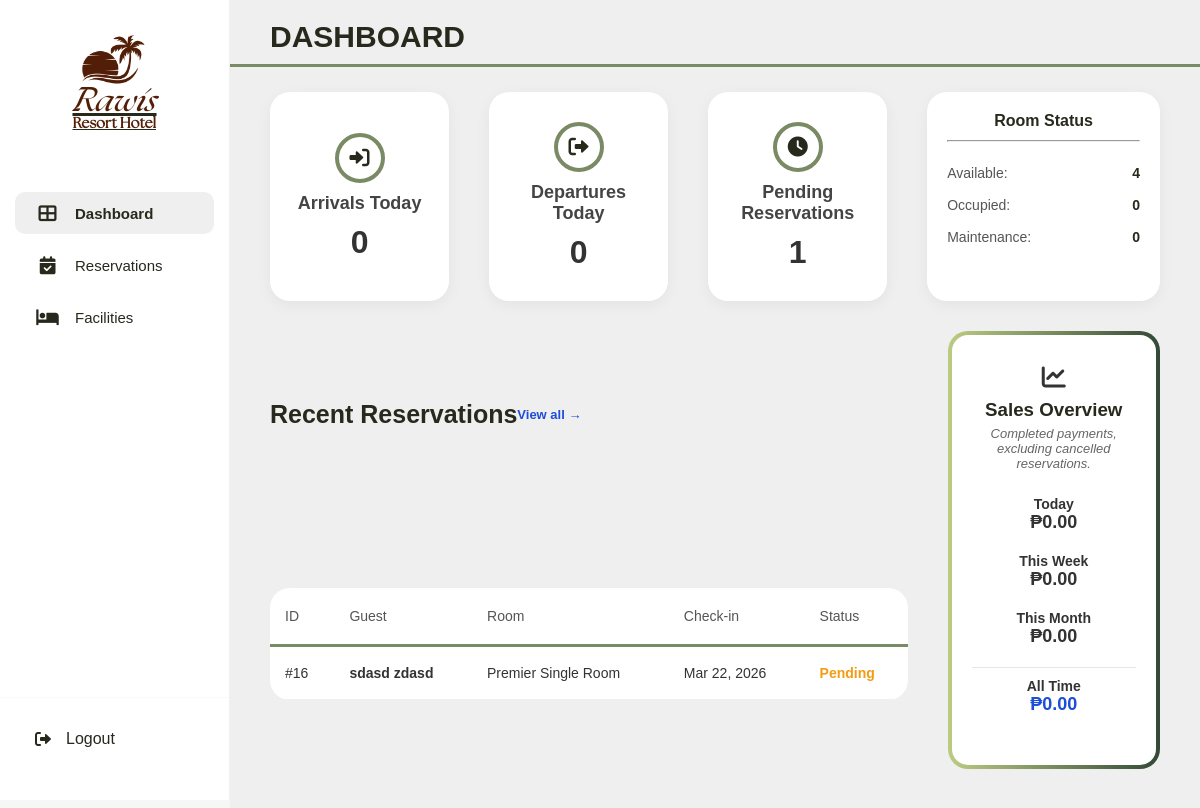
Page /admin/dashboard.php (signed in) on the committed database.
### tables this page shows
CREATE TABLE `reservations` (
  `reservation_id` int(11) NOT NULL AUTO_INCREMENT,
  `guest_id` int(10) unsigned NOT NULL,
  `room_id` int(11) NOT NULL,
  `check_in_date` date NOT NULL,
  `check_out_date` date NOT NULL,
  `num_guests` int(11) NOT NULL,
  `reservation_status` enum('Pending','Confirmed','Cancelled','Completed') DEFAULT 'Pending',
  `extra_requests` text DEFAULT NULL,
  `created_at` timestamp NULL DEFAULT current_timestamp(),
  `extra_guests` int(11) NOT NULL DEFAULT 0,
  `extra_beds` int(11) NOT NULL DEFAULT 0,
  PRIMARY KEY (`reservation_id`),
  KEY `guest_id` (`guest_id`),
  KEY `room_id` (`room_id`),
  CONSTRAINT `reservations_ibfk_1` FOREIGN KEY (`guest_id`) REFERENCES `users` (`id`) ON DELETE CASCADE,
  CONSTRAINT `reservations_ibfk_2` FOREIGN KEY (`room_id`) REFERENCES `rooms` (`room_id`) ON DELETE CASCADE
);

CREATE TABLE `users` (
  `id` int(10) unsigned NOT NULL AUTO_INCREMENT,
  `username` varchar(150) NOT NULL,
  `password` varchar(255) NOT NULL,
  `first_name` varchar(255) DEFAULT NULL,
  `last_name` varchar(255) DEFAULT NULL,
  `phone_number` varchar(255) DEFAULT NULL,
  `created_at` timestamp NULL DEFAULT current_timestamp(),
  `role` enum('admin','guest') NOT NULL DEFAULT 'guest',
  PRIMARY KEY (`id`),
  UNIQUE KEY `username` (`username`)
);

CREATE TABLE `rooms` (
  `room_id` int(11) NOT NULL AUTO_INCREMENT,
  `room_number` varchar(20) NOT NULL,
  `room_type` varchar(50) NOT NULL,
  `max_capacity` int(11) NOT NULL,
  `price_per_night` decimal(10,2) NOT NULL,
  `room_status` varchar(20) NOT NULL,
  `image_path` text DEFAULT NULL,
  `extra_guest_fee` decimal(10,2) NOT NULL DEFAULT 0.00,
  `extra_bed_fee` decimal(10,2) NOT NULL DEFAULT 0.00,
  `num_bedrooms` int(11) NOT NULL DEFAULT 1,
  `num_beds` int(11) NOT NULL DEFAULT 1,
  `bed_type` varchar(50) NOT NULL DEFAULT 'Double',
  PRIMARY KEY (`room_id`),
  UNIQUE KEY `room_number` (`room_number`)
);

### admin/dashboard.php (the view, shortened to what this page needs)
<?php
require_once __DIR__ . "/../php/config.php";
$today = date('Y-m-d');
$arrivals_today = $conn->query("
    SELECT COUNT(*) AS c FROM reservations
    WHERE check_in_date = '$today'
    AND reservation_status = 'Confirmed'
")->fetch_assoc()["c"];
$departures_today = $conn->query("
    SELECT COUNT(*) AS c FROM reservations
    WHERE check_out_date = '$today'
    AND reservation_status IN ('Confirmed', 'Completed')
")->fetch_assoc()["c"];
$pending_count = $conn->query("
    SELECT COUNT(*) AS c FROM reservations WHERE reservation_status='Pending'
")->fetch_assoc()["c"];
$available_rooms = $conn->query("
    SELECT COUNT(*) AS c FROM rooms WHERE room_status='available'
")->fetch_assoc()["c"];
$occupied_rooms = $conn->query("
    SELECT COUNT(*) AS c FROM rooms WHERE room_status='occupied'
")->fetch_assoc()["c"];
$maintenance_rooms = $conn->query("
    SELECT COUNT(*) AS c FROM rooms WHERE room_status='maintenance'
")->fetch_assoc()["c"];
$sales_today = $conn->query("
    SELECT COALESCE(SUM(p.amount_paid), 0) AS t
    FROM payments p
    JOIN reservations r ON r.reservation_id = p.reservation_id
    WHERE DATE(p.payment_date) = '$today'
      AND p.payment_status = 'Completed'
      AND r.reservation_status != 'Cancelled'
")->fetch_assoc()["t"];
$sales_week = $conn->query("
    SELECT COALESCE(SUM(p.amount_paid), 0) AS t
    FROM payments p
    JOIN reservations r ON r.reservation_id = p.reservation_id
    WHERE p.payment_date >= DATE_SUB('$today', INTERVAL 7 DAY)
      AND p.payment_status = 'Completed'
      AND r.reservation_status != 'Cancelled'
")->fetch_assoc()["t"];
$sales_month = $conn->query("
    SELECT COALESCE(SUM(p.amount_paid), 0) AS t
    FROM payments p
    JOIN reservations r ON r.reservation_id = p.reservation_id
    WHERE YEAR(p.payment_date)  = YEAR('$today')
      AND MONTH(p.payment_date) = MONTH('$today')
      AND p.payment_status = 'Completed'
      AND r.reservation_status != 'Cancelled'
")->fetch_assoc()["t"];
$sales_all = $conn->query("
    SELECT COALESCE(SUM(p.amount_paid), 0) AS t
    FROM payments p
    JOIN reservations r ON r.reservation_id = p.reservation_id
    WHERE p.payment_status = 'Completed'
      AND r.reservation_status != 'Cancelled'
")->fetch_assoc()["t"];
$recent_res = $conn->query("
    SELECT r.reservation_id, u.first_name, u.last_name,
           rm.room_type, r.check_in_date, r.check_out_date, r.reservation_status
    FROM reservations r
    JOIN users u  ON r.guest_id = u.id
    JOIN rooms rm ON r.room_id  = rm.room_id
    ORDER BY r.created_at DESC
    LIMIT 5
");
?>
<!DOCTYPE html>
<html lang="en">
<head>
</head>
<body>
    <?php require_once __DIR__ . '/sidebar.php'; ?>
    <main class="main-content">
        <div class="section-title">
            <h1>DASHBOARD</h1>
            <hr class="header-line">
        </div>
        <div class="dashboard-grid">
            <div class="stat-card">
                <div class="stat-icon"><i class="fas fa-sign-in-alt"></i></div>
                <span class="stat-label">Arrivals Today</span>
                <span class="stat-value"><?= $arrivals_today; ?></span>
            </div>
            <div class="stat-card">
                <div class="stat-icon"><i class="fas fa-sign-out-alt"></i></div>
                <span class="stat-label">Departures Today</span>
                <span class="stat-value"><?= $departures_today; ?></span>
            </div>
            <div class="stat-card" style="cursor:pointer" onclick="window.location.href='reservation.php'">
                <div class="stat-icon"><i class="fas fa-clock"></i></div>
                <span class="stat-label">Pending Reservations</span>
                <span class="stat-value"><?= $pending_count; ?></span>
            </div>
            <div class="status-summary-card">
                <h3>Room Status</h3>
                <hr>
                <ul>
                    <li>
                        Available:
                        <strong>
                            <a href="rooms.php" style="color:inherit;text-decoration:none">
                                <?= $available_rooms; ?>
                            </a>
                        </strong>
                    </li>
                    <li>
                        Occupied:
                        <strong><?= $occupied_rooms; ?></strong>
                    </li>
                    <li>
                        Maintenance:
                        <strong><?= $maintenance_rooms; ?></strong>
                    </li>
                </ul>
            </div>
        </div>
        <div class="dashboard-lower-section">
            <div class="recent-res">
                <div style="display:flex;align-items:center;justify-content:space-between;margin-bottom:12px">
                    <h1 class="reservations-head">Recent Reservations</h1>
                    <a href="reservation.php"
                       style="font-size:13px;color:#1d4ed8;text-decoration:none;font-weight:600">
                        View all →
                    </a>
                </div>
                <table class="custom-table">
                    <thead>
                        <tr>
                            <th>ID</th>
                            <th>Guest</th>
                            <th>Room</th>
                            <th>Check-in</th>
                            <th>Status</th>
                        </tr>
                    </thead>
                    <tbody>
                        <?php while ($row = $recent_res->fetch_assoc()): ?>
                        <tr style="cursor:pointer" onclick="window.location.href='reservation.php'">
                            <td class="id-column">#<?= $row["reservation_id"]; ?></td>
                            <td class="bold-text"><?= htmlspecialchars($row["first_name"] . " " . $row["last_name"]); ?></td>
                            <td><?= htmlspecialchars($row["room_type"]); ?></td>
                            <td><?= date("M d, Y", strtotime($row["check_in_date"])); ?></td>
                            <td>
                                <span class="status-text <?= strtolower(str_replace(' ','-',$row["reservation_status"])); ?>">
                                    <?= $row["reservation_status"]; ?>
                                </span>
                            </td>
                        </tr>
                        <?php endwhile; ?>
                    </tbody>
                </table>
            </div>
            <div class="sales-overview-card">
                <div class="sales-header">
                    <i class="fas fa-chart-line"></i>
                    <h3>Sales Overview</h3>
                    <p>Completed payments, excluding cancelled reservations.</p>
                </div>
                <div class="sales-metrics">
                    <div class="metric">
                        <span>Today</span>
                        <strong>₱<?= number_format($sales_today, 2); ?></strong>
                    </div>
                    <div class="metric">
                        <span>This Week</span>
                        <strong>₱<?= number_format($sales_week, 2); ?></strong>
                    </div>
                    <div class="metric">
                        <span>This Month</span>
                        <strong>₱<?= number_format($sales_month, 2); ?></strong>
                    </div>
                    <div class="metric" style="border-top:1px solid #e5e7eb;padding-top:10px;margin-top:4px">
                        <span>All Time</span>
                        <strong style="color:#1d4ed8">₱<?= number_format($sales_all, 2); ?></strong>
                    </div>
                </div>
            </div>
        </div>
    </main>
</body>
</html>

### assets/css/admin.css (style rules this page uses)
* { margin: 0; padding: 0; box-sizing: border-box; font-family: 'Poppins', sans-serif; color: #28291d; }
body { padding-left: 230px; background-color: #f4f7f6; }
.main-content { padding: 40px; background-color: #efefef; min-height: 100vh; }
.section-title h1 { font-size: 30px; margin-bottom: 10px; margin-top: -20px; }
.header-line { border: none; height: 3px; background-color: #7a8a64; width: calc(100% + 80px); margin: 0 -40px 25px -40px; }
.dashboard-grid { display: grid; grid-template-columns: repeat(3, 1fr) 1.3fr; gap: 40px; margin-bottom: 30px; }
.stat-card { background: #fff; padding: 30px 20px; border-radius: 20px; text-align: center; box-shadow: 0 4px 15px rgba(0,0,0,0.05); display: flex; flex-direction: column; align-items: center; justify-content: center; gap: 10px; }
.stat-icon { width: 50px; height: 50px; border-radius: 50%; border: 4px solid #7a8a64; display: flex; align-items: center; justify-content: center; color: #7a8a64; font-size: 20px; }
.stat-label { font-size: 18px; font-weight: 600; color: #444; }
.stat-value { font-size: 32px; font-weight: 700; color: #333; }
.status-summary-card { background: #fff; border-radius: 20px; padding: 20px; box-shadow: 0 4px 15px rgba(0,0,0,0.05); }
.status-summary-card h3 { text-align: center; font-size: 16px; margin-bottom: 10px; }
.status-summary-card ul { list-style: none; padding: 0; margin-top: 15px; }
.status-summary-card li { display: flex; justify-content: space-between; padding: 8px 0; font-size: 14px; color: #555; }
.dashboard-lower-section { display: grid; grid-template-columns: 3fr 1fr; gap: 40px; }
.dashboard-lower-section .custom-table { background: #fff; border-radius: 20px; }
.dashboard-lower-section .recent-res { display: flex; flex-wrap: wrap; align-items: center; gap: 10px; }
.dashboard-lower-section .recent-res .reservations-head { margin: 0; flex: 0 0 auto; }
.reservations-head { font-size: 25px; }
.sales-overview-card { background-image: linear-gradient(#fff, #fff), linear-gradient(90deg, #bbcc81 0%, #334937 100%); background-origin: padding-box, border-box; background-clip: padding-box, border-box; border: 4px solid transparent; border-radius: 20px; padding: 30px 20px; text-align: center; }
.sales-header i { font-size: 24px; color: #333; margin-bottom: 10px; }
.sales-header h3 { margin-bottom: 5px; }
.sales-header p { font-size: 13px; font-style: italic; color: #666; margin-bottom: 25px; }
.sales-metrics .metric { display: flex; flex-direction: column; margin-bottom: 20px; }
.sales-metrics span { font-size: 14px; font-weight: 600; color: #333; }
.sales-metrics strong { font-size: 18px; color: #333; }
.status-text.pending { color: #f39c12; font-weight: 600; }
.dashboard-grid > *, .dashboard-lower-section > * { min-width: 0; }
.custom-table { width: 100%; border-collapse: collapse; font-size: 14px; }
.custom-table thead th { text-align: left; padding: 20px 15px; color: #555; font-weight: 500; border-bottom: 3px solid #7a8a64; }
.custom-table tbody td { padding: 18px 15px; border-bottom: 1px solid #f0f0f0; color: #333; vertical-align: middle; }
.id-column { color: #888; font-weight: 500; }
.bold-text { font-weight: 600; color: #000; }
table { border: none !important; }

### rows in the picture
reservations: reservation_id "16", guest.last_name "sdasd zdasd", room.room_type "Premier Single Room", check_in_date "Mar 22, 2026", reservation_status "Pending"

### other values in the picture
$arrivals_today "0"
$departures_today "0"
$pending_count "1"
$available_rooms "4"
$occupied_rooms "0"
$maintenance_rooms "0"
$sales_today "0.00"
$sales_week "0.00"
$sales_month "0.00"
$sales_all "0.00"
